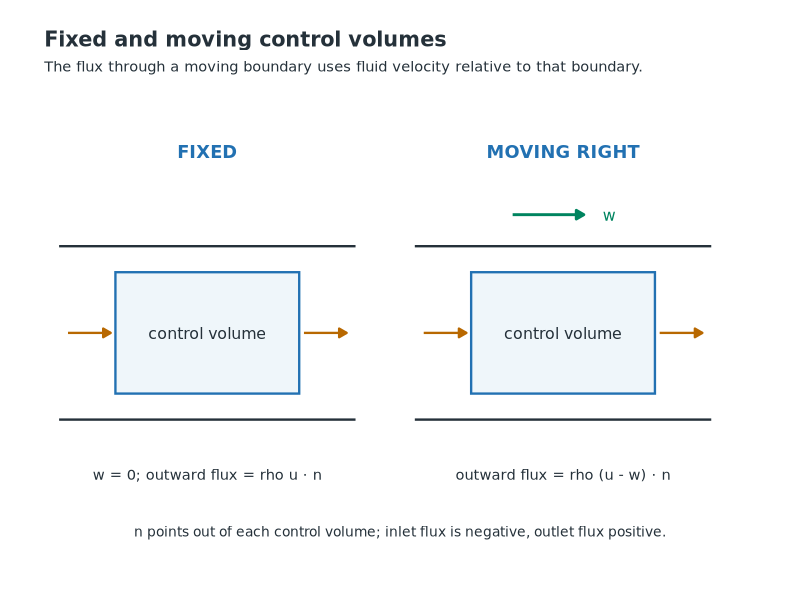
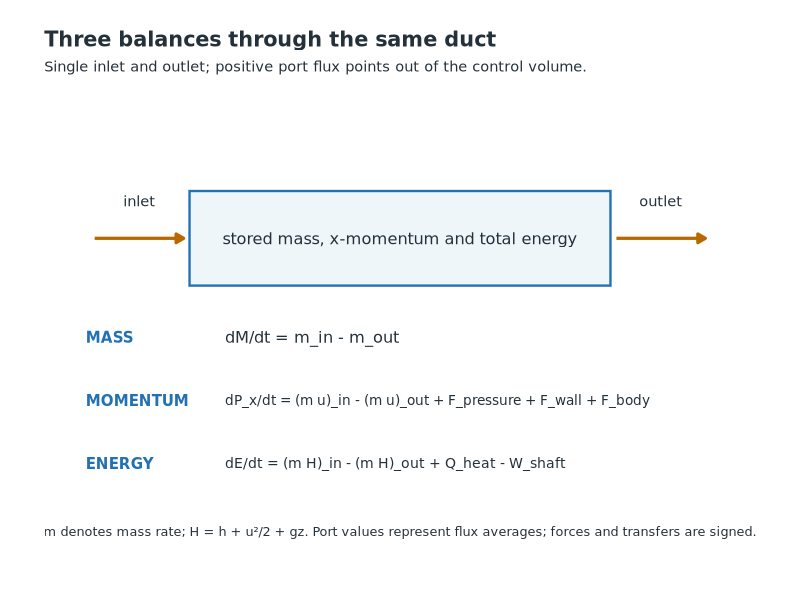
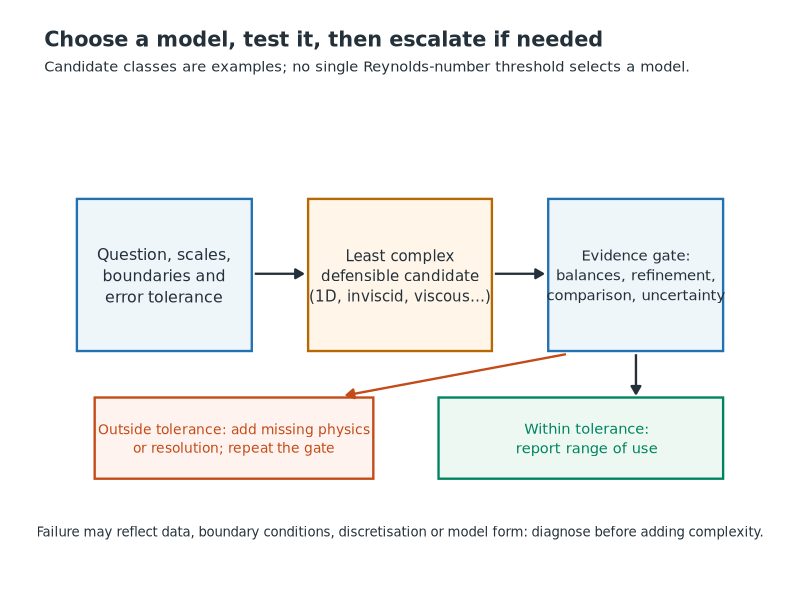
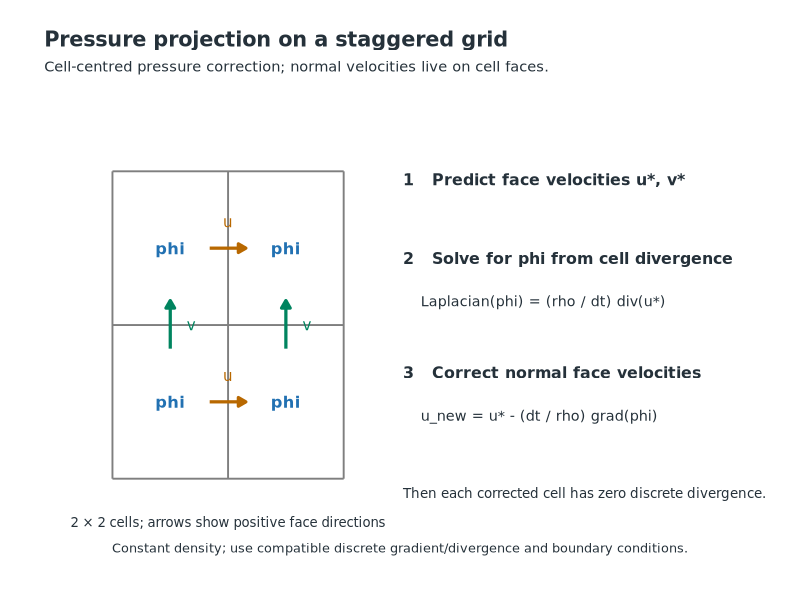
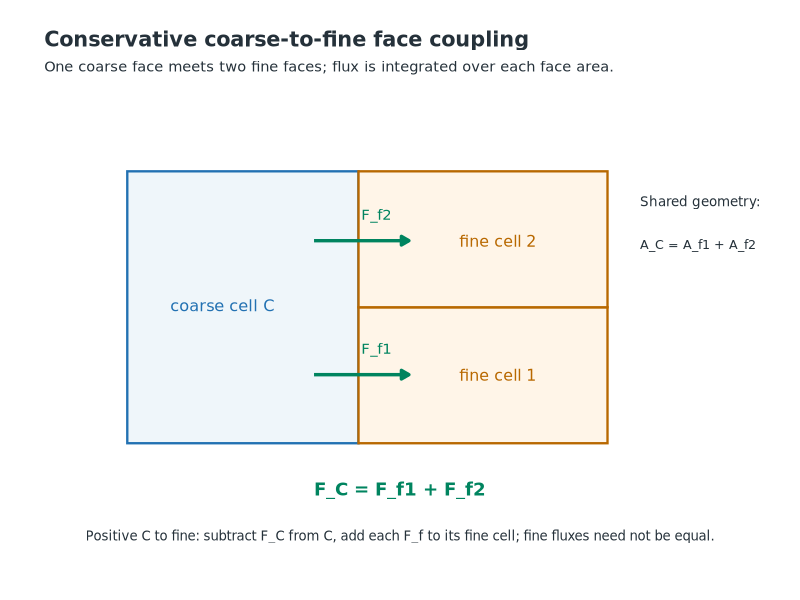
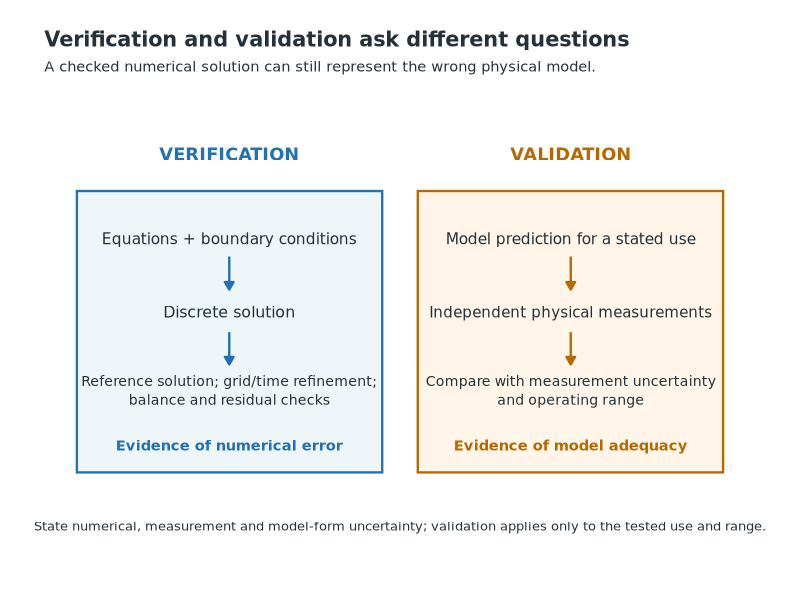
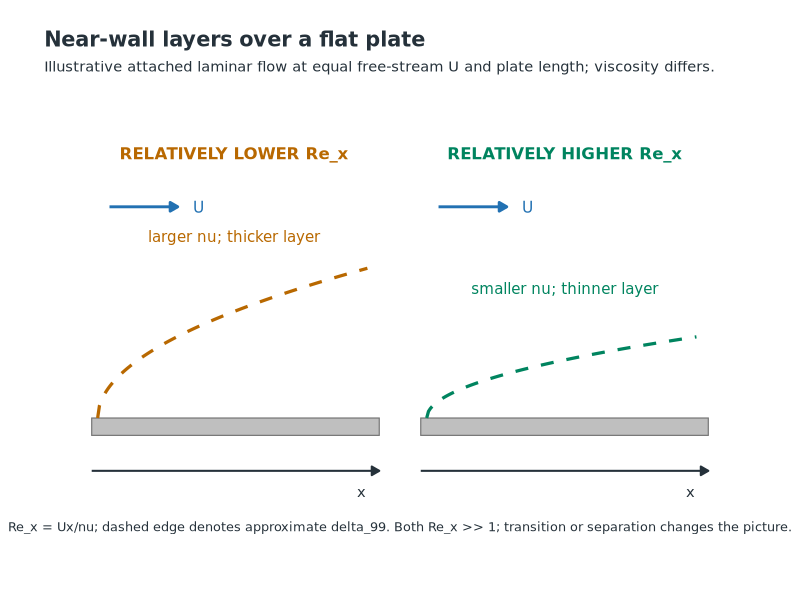

These charts were generated, in order, by the following R code:
#!/usr/bin/env Rscript
# Reproducible conceptual schematics for the fluid-mechanics primer.
# Run from primer_fluid_mechanics in the pinned Rocker tidyverse image.
library(ggplot2)

dir.create("figures", showWarnings = FALSE, recursive = TRUE)
BLUE <- "#2271B2"
ORANGE <- "#B86800"
GREEN <- "#00845F"
RED <- "#C34B18"
PURPLE <- "#7B3294"
INK <- "#25313A"
PALE_BLUE <- "#EFF6FA"
PALE_ORANGE <- "#FFF5E8"
HEAD <- grid::arrow(length = grid::unit(0.22, "cm"), type = "closed")

canvas <- function(title, subtitle = NULL) {
  ggplot() +
    coord_cartesian(xlim = c(0, 12), ylim = c(0, 6), expand = FALSE, clip = "off") +
    labs(title = title, subtitle = subtitle) +
    theme_void(base_family = "DejaVu Sans", base_size = 12) +
    theme(plot.title = element_text(size = 15, face = "bold", colour = INK,
                                    margin = margin(b = 8)),
          plot.subtitle = element_text(size = 10.5, colour = INK,
                                       margin = margin(b = 13)),
          plot.margin = margin(22, 32, 25, 32))
}
box <- function(p, x1, x2, y1, y2, fill = PALE_BLUE, edge = BLUE, width = 0.8) {
  p + annotate("rect", xmin = x1, xmax = x2, ymin = y1, ymax = y2,
               fill = fill, colour = edge, linewidth = width)
}
line <- function(p, x1, y1, x2, y2, colour = INK, width = 0.8,
                 arrow = FALSE, linetype = "solid") {
  if (arrow) {
    p + annotate("segment", x = x1, y = y1, xend = x2, yend = y2,
                 colour = colour, linewidth = width, linetype = linetype,
                 arrow = HEAD)
  } else {
    p + annotate("segment", x = x1, y = y1, xend = x2, yend = y2,
                 colour = colour, linewidth = width, linetype = linetype)
  }
}
label <- function(p, x, y, value, size = 4, colour = INK, hjust = 0.5,
                  face = "plain") {
  p + annotate("text", x = x, y = y, label = value, family = "DejaVu Sans",
               size = size, colour = colour, hjust = hjust, fontface = face,
               lineheight = 1.12)
}
save <- function(name, p, width = 11.2, height = 6.4) {
  path <- file.path("figures", paste0(name, ".png"))
  ggsave(path, p, width = width, height = height, units = "in",
         dpi = 150, bg = "white")
  cat(path, "\n")
}

# 1. A moving boundary uses relative velocity; the same flow crosses both CVs.
p <- canvas("Fixed and moving control volumes",
            "The flux through a moving boundary uses fluid velocity relative to that boundary.")
for (cx in c(2.75, 8.75)) {
  p <- line(p, cx - 2.5, 1.85, cx + 2.5, 1.85)
  p <- line(p, cx - 2.5, 4.05, cx + 2.5, 4.05)
  p <- box(p, cx - 1.55, cx + 1.55, 2.18, 3.72)
  p <- label(p, cx, 2.95, "control volume", 4.0)
  p <- line(p, cx - 2.35, 2.95, cx - 1.63, 2.95, ORANGE, arrow = TRUE)
  p <- line(p, cx + 1.63, 2.95, cx + 2.35, 2.95, ORANGE, arrow = TRUE)
}
p <- label(p, 2.75, 5.25, "FIXED", 4.5, BLUE, face = "bold")
p <- label(p, 8.75, 5.25, "MOVING RIGHT", 4.5, BLUE, face = "bold")
p <- line(p, 7.9, 4.45, 9.1, 4.45, GREEN, 1, TRUE)
p <- label(p, 9.42, 4.45, "w", 4, GREEN, hjust = 0)
p <- label(p, 2.75, 1.15, "w = 0; outward flux = rho u · n", 3.7)
p <- label(p, 8.75, 1.15, "outward flux = rho (u - w) · n", 3.7)
p <- label(p, 6, 0.43, "n points out of each control volume; inlet flux is negative, outlet flux positive.", 3.5)
save("moving_control_volume", p)

# 2. One duct and one sign convention for three extensive balances.
p <- canvas("Three balances through the same duct",
            "Single inlet and outlet; positive port flux points out of the control volume.")
p <- box(p, 2.45, 9.55, 3.55, 4.75)
p <- label(p, 6, 4.15, "stored mass, x-momentum and total energy", 4.1)
p <- line(p, 0.85, 4.15, 2.35, 4.15, ORANGE, 1.1, TRUE)
p <- line(p, 9.65, 4.15, 11.15, 4.15, ORANGE, 1.1, TRUE)
p <- label(p, 1.6, 4.62, "inlet", 3.7)
p <- label(p, 10.4, 4.62, "outlet", 3.7)
p <- label(p, 0.7, 2.9, "MASS", 3.8, BLUE, hjust = 0, face = "bold")
p <- label(p, 3.05, 2.9, "dM/dt = m_in - m_out", 4.1, hjust = 0)
p <- label(p, 0.7, 2.1, "MOMENTUM", 3.8, BLUE, hjust = 0, face = "bold")
p <- label(p, 3.05, 2.1, "dP_x/dt = (m u)_in - (m u)_out + F_pressure + F_wall + F_body", 3.45, hjust = 0)
p <- label(p, 0.7, 1.3, "ENERGY", 3.8, BLUE, hjust = 0, face = "bold")
p <- label(p, 3.05, 1.3, "dE/dt = (m H)_in - (m H)_out + Q_heat - W_shaft", 3.55, hjust = 0)
p <- label(p, 6, 0.43, "m denotes mass rate; H = h + u²/2 + gz. Port values represent flux averages; forces and transfers are signed.", 3.25)
save("conservation_balances", p)

# 3. Escalation is driven by evidence and a decision-specific error tolerance.
p <- canvas("Choose a model, test it, then escalate if needed",
            "Candidate classes are examples; no single Reynolds-number threshold selects a model.")
p <- box(p, 0.55, 3.5, 2.72, 4.65)
p <- label(p, 2.02, 3.68, "Question, scales,\nboundaries and\nerror tolerance", 4)
p <- box(p, 4.45, 7.55, 2.72, 4.65, PALE_ORANGE, ORANGE)
p <- label(p, 6, 3.68, "Least complex\ndefensible candidate\n(1D, inviscid, viscous…)", 3.8)
p <- box(p, 8.5, 11.45, 2.72, 4.65, PALE_BLUE, BLUE)
p <- label(p, 9.98, 3.68, "Evidence gate:\nbalances, refinement,\ncomparison, uncertainty", 3.75)
p <- line(p, 3.55, 3.7, 4.36, 3.7, INK, arrow = TRUE)
p <- line(p, 7.6, 3.7, 8.41, 3.7, INK, arrow = TRUE)
p <- line(p, 9.98, 2.68, 9.98, 2.18, INK, arrow = TRUE)
p <- box(p, 6.65, 11.45, 1.1, 2.13, "#EEF8F2", GREEN)
p <- label(p, 9.15, 1.61, "Within tolerance:\nreport range of use", 3.7, GREEN)
p <- box(p, 0.85, 5.55, 1.1, 2.13, "#FFF3EF", RED)
p <- label(p, 3.2, 1.61, "Outside tolerance: add missing physics\nor resolution; repeat the gate", 3.5, RED)
p <- line(p, 8.8, 2.68, 5.1, 2.16, RED, arrow = TRUE)
p <- label(p, 6, 0.43, "Failure may reflect data, boundary conditions, discretisation or model form: diagnose before adding complexity.", 3.35)
save("model_escalation", p)

# 4. Cell-centred pressure correction and face-centred velocities (2D, constant density).
p <- canvas("Pressure projection on a staggered grid",
            "Cell-centred pressure correction; normal velocities live on cell faces.")
for (x in c(1.15, 3.1, 5.05)) p <- line(p, x, 1.1, x, 5.0, "grey50", 0.65)
for (y in c(1.1, 3.05, 5.0)) p <- line(p, 1.15, y, 5.05, y, "grey50", 0.65)
for (x in c(2.125, 4.075)) for (y in c(2.075, 4.025)) {
  p <- label(p, x, y, "phi", 4.1, BLUE, face = "bold")
}
for (y in c(2.075, 4.025)) {
  p <- line(p, 2.79, y, 3.4, y, ORANGE, 1.1, TRUE)
  p <- label(p, 3.1, y + 0.34, "u", 3.8, ORANGE)
}
for (x in c(2.125, 4.075)) {
  p <- line(p, x, 2.75, x, 3.36, GREEN, 1.1, TRUE)
  p <- label(p, x + 0.28, 3.06, "v", 3.8, GREEN, hjust = 0)
}
p <- label(p, 3.1, 0.55, "2 × 2 cells; arrows show positive face directions", 3.35)
p <- label(p, 6.05, 4.9, "1   Predict face velocities u*, v*", 4.0, hjust = 0, face = "bold")
p <- label(p, 6.05, 3.9, "2   Solve for phi from cell divergence", 4.0, hjust = 0, face = "bold")
p <- label(p, 6.35, 3.35, "Laplacian(phi) = (rho / dt) div(u*)", 3.6, hjust = 0)
p <- label(p, 6.05, 2.45, "3   Correct normal face velocities", 4.0, hjust = 0, face = "bold")
p <- label(p, 6.35, 1.9, "u_new = u* - (dt / rho) grad(phi)", 3.65, hjust = 0)
p <- label(p, 6.05, 0.92, "Then each corrected cell has zero discrete divergence.", 3.4, hjust = 0)
p <- label(p, 6, 0.22, "Constant density; use compatible discrete gradient/divergence and boundary conditions.", 3.25)
save("pressure_projection", p)

# 5. The coarse face is the union of two fine faces, not two copies of its flux.
p <- canvas("Conservative coarse-to-fine face coupling",
            "One coarse face meets two fine faces; flux is integrated over each face area.")
p <- box(p, 1.4, 5.3, 1.55, 5.0)
p <- box(p, 5.3, 9.5, 1.55, 3.275, PALE_ORANGE, ORANGE)
p <- box(p, 5.3, 9.5, 3.275, 5.0, PALE_ORANGE, ORANGE)
p <- label(p, 3.0, 3.3, "coarse cell C", 4.1, BLUE)
p <- label(p, 7.65, 4.12, "fine cell 2", 4.0, ORANGE)
p <- label(p, 7.65, 2.42, "fine cell 1", 4.0, ORANGE)
p <- line(p, 4.55, 2.42, 6.15, 2.42, GREEN, 1.15, TRUE)
p <- line(p, 4.55, 4.12, 6.15, 4.12, GREEN, 1.15, TRUE)
p <- label(p, 5.6, 2.75, "F_f1", 3.75, GREEN)
p <- label(p, 5.6, 4.45, "F_f2", 3.75, GREEN)
p <- label(p, 10.05, 4.62, "Shared geometry:", 3.4, INK, hjust = 0)
p <- label(p, 10.05, 4.07, "A_C = A_f1 + A_f2", 3.2, INK, hjust = 0)
p <- label(p, 6, 0.97, "F_C = F_f1 + F_f2", 4.6, GREEN, face = "bold")
p <- label(p, 6, 0.38, "Positive C to fine: subtract F_C from C, add each F_f to its fine cell; fine fluxes need not be equal.", 3.35)
save("coarse_fine_interface", p)

# 6. Distinct evidence routes and conclusions.
p <- canvas("Verification and validation ask different questions",
            "A checked numerical solution can still represent the wrong physical model.")
p <- box(p, 0.55, 5.7, 1.18, 4.75)
p <- box(p, 6.3, 11.45, 1.18, 4.75, PALE_ORANGE, ORANGE)
p <- label(p, 3.12, 5.22, "VERIFICATION", 4.5, BLUE, face = "bold")
p <- label(p, 8.88, 5.22, "VALIDATION", 4.5, ORANGE, face = "bold")
p <- label(p, 3.12, 4.15, "Equations + boundary conditions", 3.9)
p <- line(p, 3.12, 3.92, 3.12, 3.5, BLUE, arrow = TRUE)
p <- label(p, 3.12, 3.22, "Discrete solution", 4.0)
p <- line(p, 3.12, 2.96, 3.12, 2.55, BLUE, arrow = TRUE)
p <- label(p, 3.12, 2.22, "Reference solution; grid/time refinement;\nbalance and residual checks", 3.55)
p <- label(p, 3.12, 1.52, "Evidence of numerical error", 3.7, BLUE, face = "bold")
p <- label(p, 8.88, 4.15, "Model prediction for a stated use", 3.9)
p <- line(p, 8.88, 3.92, 8.88, 3.5, ORANGE, arrow = TRUE)
p <- label(p, 8.88, 3.22, "Independent physical measurements", 3.8)
p <- line(p, 8.88, 2.96, 8.88, 2.55, ORANGE, arrow = TRUE)
p <- label(p, 8.88, 2.22, "Compare with measurement uncertainty\nand operating range", 3.55)
p <- label(p, 8.88, 1.52, "Evidence of model adequacy", 3.7, ORANGE, face = "bold")
p <- label(p, 6, 0.5, "State numerical, measurement and model-form uncertainty; validation applies only to the tested use and range.", 3.3)
save("verification_validation", p)

# 7. Compare laminar attached layers at equal U and x, changing nu only.
p <- canvas("Near-wall layers over a flat plate",
            "Illustrative attached laminar flow at equal free-stream U and plate length; viscosity differs.")
for (bounds in list(c(0.8, 5.65), c(6.35, 11.2))) {
  p <- box(p, bounds[1], bounds[2], 1.65, 1.87, "grey75", "grey45", 0.4)
  p <- line(p, bounds[1] + 0.3, 4.55, bounds[1] + 1.45, 4.55, BLUE, 1.0, TRUE)
  p <- label(p, bounds[1] + 1.8, 4.55, "U", 3.9, BLUE)
  p <- line(p, bounds[1], 1.2, bounds[2], 1.2, INK, 0.7, TRUE)
  p <- label(p, bounds[2] - 0.3, 0.93, "x", 3.7)
}
low_x <- seq(0.9, 5.45, length.out = 150)
high_x <- seq(6.45, 11.0, length.out = 150)
low <- data.frame(x = low_x, y = 1.87 + 1.9 * sqrt((low_x - 0.9) / 4.55))
high <- data.frame(x = high_x, y = 1.87 + 1.03 * sqrt((high_x - 6.45) / 4.55))
p <- p + geom_line(data = low, aes(x, y), colour = ORANGE,
                   linewidth = 1.1, linetype = "dashed") +
  geom_line(data = high, aes(x, y), colour = GREEN,
            linewidth = 1.1, linetype = "dashed")
p <- label(p, 3.2, 5.23, "RELATIVELY LOWER Re_x", 4.2, ORANGE, face = "bold")
p <- label(p, 8.78, 5.23, "RELATIVELY HIGHER Re_x", 4.2, GREEN, face = "bold")
p <- label(p, 3.2, 4.18, "larger nu; thicker layer", 3.8, ORANGE)
p <- label(p, 8.78, 3.52, "smaller nu; thinner layer", 3.8, GREEN)
p <- label(p, 6, 0.49, "Re_x = Ux/nu; dashed edge denotes approximate delta_99. Both Re_x >> 1; transition or separation changes the picture.", 3.25)
save("reynolds_boundary_layer", p)
